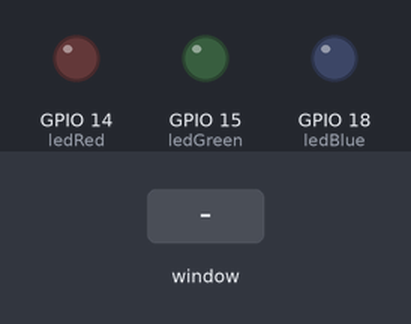
Recording of a program running on a simulated Raspberry Pi (BCM pin numbers). On the bench: output pins drawn as LEDs (lit = HIGH). The inputs (shaded band) are chosen by the test bench. The desktop window is not drawn, its controls go by their first labels and the mouse button is held 0.15 s. At 8.8 s the program stops and its outputs stay as they are.

Above: at 1.2 s.
1.3 s: control labelled "Turn Red LED On" in the window clicked
At 2.0 s:
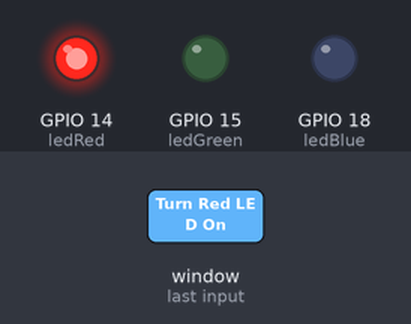
2.8 s: control labelled "Turn Green LED On" in the window clicked
At 3.2 s:
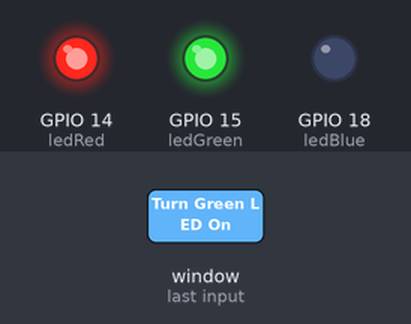
4.3 s: control labelled "Turn Blue LED On" in the window clicked
At 5.5 s:
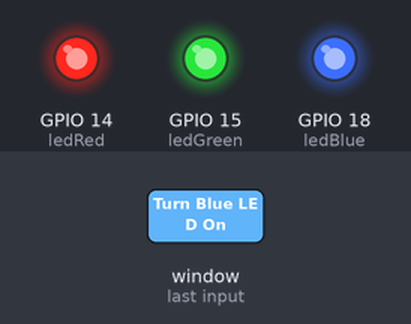
5.8 s: control labelled "Turn Red LED On" in the window clicked
At 6.6 s:
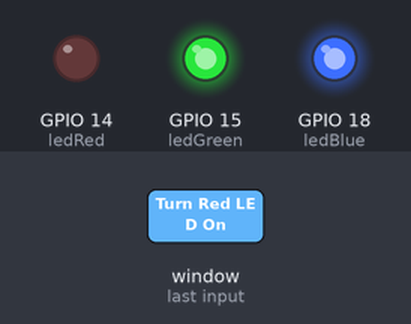
7.3 s: control labelled "Turn Green LED On" in the window clicked
At 7.8 s:
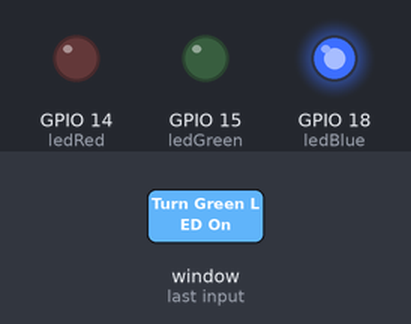
8.8 s: control labelled "Exit" in the window clicked
At 10.0 s:
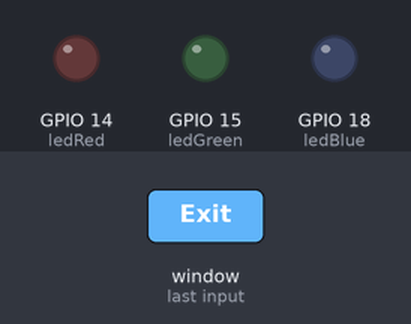
Timing chart, 0 to 10.3 s (numbered marks = the images above; inputs shaded):
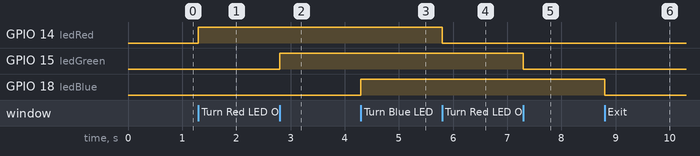

Measured:
- after the input at 1.3 s, GPIO 14 (ledRed): LOW → HIGH at once
- after the input at 2.8 s, GPIO 15 (ledGreen): LOW → HIGH at once
- after the input at 4.3 s, GPIO 18 (ledBlue): LOW → HIGH at once
- after the input at 5.8 s, GPIO 14 (ledRed): HIGH → LOW at once
- after the input at 7.3 s, GPIO 15 (ledGreen): HIGH → LOW at once
- after the input at 8.8 s, GPIO 18 (ledBlue): HIGH → LOW at once

The program:

5.2C.py
```python
from tkinter import *
import tkinter.font
from gpiozero import LED
import RPi.GPIO
RPi.GPIO.setmode(RPi.GPIO.BCM)

##Hardware

ledRed = LED(14)
ledGreen = LED(15)
ledBlue = LED(18)


## GUI DEFINITIONS ##

win = Tk()
win.title("LED Toggler")
myFont = tkinter.font.Font(family = 'Helvetica' , size = 12, weight = "bold")

##Event functions ##

def ledRedToggle():
    if ledRed.is_lit:
        ledRed.off()
        ledRedButton["text"] = "Turn Red LED on"
    else:
        ledRed.on()
        ledRedButton["text"] = "Turn Red LED off"
def ledGreenToggle():
    if ledGreen.is_lit:
        ledGreen.off()
        ledGreenButton["text"] = "Turn Green LED on"
    else:
        ledGreen.on()
        ledGreenButton["text"] = "Turn Green LED off"
def ledBlueToggle():
    if ledBlue.is_lit:
        ledBlue.off()
        ledBlueButton["text"] = "Turn Blue LED on"
    else:
        ledBlue.on()
        ledBlueButton["text"] = "Turn Blue LED off"
def close():
    RPi.GPIO.cleanup()
    win.destroy()


## Widgets ##
ledRedButton = Button(win, text = 'Turn Red LED On', font = myFont,command = ledRedToggle, bg = 'red' , height = 1, width = 24)
ledRedButton.grid(row = 0, column = 1)

ledGreenButton = Button(win, text = 'Turn Green LED On', font = myFont,command = ledGreenToggle, bg = 'green' , height = 1, width = 24)
ledGreenButton.grid(row = 2, column = 1)


ledBlueButton = Button(win, text = 'Turn Blue LED On', font = myFont,command = ledBlueToggle, bg = 'blue' , height = 1, width = 24)
ledBlueButton.grid(row = 3, column = 1)


exitButton = Button(win , text = 'Exit' , font = myFont , command = close, bg = 'white' , height = 1 , width = 10)
exitButton.grid(row = 4, column = 1)


win.protocol("WM_DELETE_WINDOW" , close)

win.mainloop()
```
